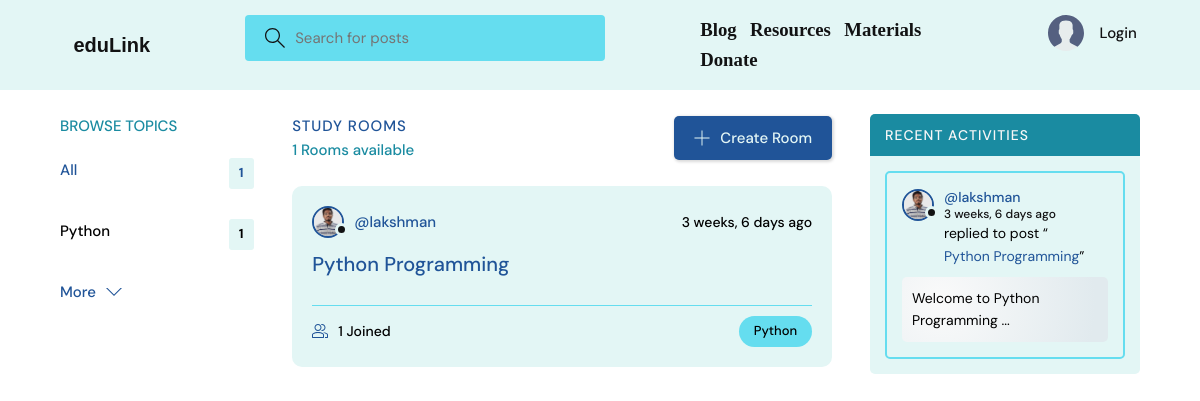
The page / on the database its author committed.
### base/models.py (models this page shows, shortened)
class Topic(models.Model):
    name = models.CharField(max_length=200)

class Room(models.Model):
    host = models.ForeignKey(User, on_delete=models.SET_NULL, null=True)
    topic = models.ForeignKey(Topic, on_delete=models.SET_NULL, null=True)
    name = models.CharField(max_length=200)
    description = models.TextField(null=True, blank=True)
    participants = models.ManyToManyField(
        User, related_name='participants', blank=True)
    updated = models.DateTimeField(auto_now=True)
    created = models.DateTimeField(auto_now_add=True)
    class Meta:
        ordering = ['-updated', '-created']
    def __str__(self):
        return self.name

class User(AbstractUser):
    name = models.CharField(max_length=200, null=True)
    email = models.EmailField(unique=True, null=True)
    bio = models.TextField(null=True)
    avatar = models.ImageField(null=True, default="avatar.svg")
    USERNAME_FIELD = 'email'
    REQUIRED_FIELDS = []

class Message(models.Model):
    user = models.ForeignKey(User, on_delete=models.CASCADE)
    room = models.ForeignKey(Room, on_delete=models.CASCADE)
    body = models.TextField()
    updated = models.DateTimeField(auto_now=True)
    created = models.DateTimeField(auto_now_add=True)
    class Meta:
        ordering = ['-updated', '-created']

### base/views.py (the view)
# urls.py: path('', views.home, name="home"),
def home(request):
    q = request.GET.get('q') if request.GET.get('q') != None else ''
    rooms = Room.objects.filter(
        Q(topic__name__icontains=q) |
        Q(name__icontains=q) |
        Q(description__icontains=q)
    )
    topics = Topic.objects.all()[0:5]
    room_count = rooms.count()
    room_messages = Message.objects.filter(
        Q(room__topic__name__icontains=q))[0:3]
    context = {'rooms': rooms, 'topics': topics,
               'room_count': room_count, 'room_messages': room_messages}
    return render(request, 'base/home.html', context)

### base/templates/base/home.html (shortened to what this page needs)
{% extends 'main.html' %}
{% block content %}
<main class="layout layout--3">
  <div class="container">
    {% include 'base/topics_component.html' %}
    <div class="roomList">
      <div class="roomList__header">
        <div>
          <h2>Study Rooms</h2>
          <p>{{room_count}} Rooms available</p>
        </div>
        <a class="btn btn--main" href="{% url 'create-room' %}">
          <svg version="1.1" xmlns="http://www.w3.org/2000/svg" width="32" height="32" viewBox="0 0 32 32">
            <title>add</title>
            <path
              d="M16.943 0.943h-1.885v14.115h-14.115v1.885h14.115v14.115h1.885v-14.115h14.115v-1.885h-14.115v-14.115z">
            </path>
          </svg>
          Create Room
        </a>
      </div>
      {% include 'base/feed_component.html' %}
    </div>
    {% include 'base/activity_component.html' %}
  </div>
</main>
{% endblock %}

### base/templates/base/topics_component.html
<div class="topics">
    <div class="topics__header">
        <h2>Browse Topics</h2>
    </div>
    <ul class="topics__list">
        <li>
            <a href="{% url 'home' %}" class="active">All <span>{{topics.count}}</span></a>
        </li>
        {% for topic in topics %}
        <li>
            <a href="{% url 'home' %}?q={{topic.name}}">{{topic.name}}<span>{{topic.room_set.all.count}}</span></a>
        </li>
        {% endfor %}
    </ul>
    <a class="btn btn--link" href="{% url 'topics' %}">
        More
        <svg version="1.1" xmlns="http://www.w3.org/2000/svg" width="32" height="32" viewBox="0 0 32 32">
            <title>chevron-down</title>
            <path d="M16 21l-13-13h-3l16 16 16-16h-3l-13 13z"></path>
        </svg>
    </a>
</div>

### base/templates/base/feed_component.html (shortened to what this page needs)
{% for room in rooms %}
<div class="roomListRoom">
    <div class="roomListRoom__header">
        <a href="{% url 'user-profile' room.host.id %}" class="roomListRoom__author">
            <div class="avatar avatar--small">
                <img src="{{room.host.avatar.url}}" />
            </div>
            <span>@{{room.host.username}}</span>
        </a>
        <div class="roomListRoom__actions">
            <span>{{room.created|timesince}} ago</span>
        </div>
    </div>
    <div class="roomListRoom__content">
        <a href="{% url 'room' room.id %}">{{room.name}}</a>
    </div>
    <div class="roomListRoom__meta">
        <a href="{% url 'room' room.id %}" class="roomListRoom__joined">
            {{room.participants.all.count}} Joined
        </a>
        <p class="roomListRoom__topic">{{room.topic.name}}</p>
    </div>
</div>
{% endfor %}

### base/templates/base/activity_component.html (shortened to what this page needs)
<div class="activities">
    <div class="activities__header">
        <h2>Recent Activities</h2>
    </div>
    {% for message in room_messages %}
    <div class="activities__box">
        <div class="activities__boxHeader roomListRoom__header">
            <a href="{% url 'user-profile' message.user.id %}" class="roomListRoom__author">
                <div class="avatar avatar--small">
                    <img src="{{message.user.avatar.url}}" />
                </div>
                <p>
                    @{{message.user.username}}
                    <span>{{message.created|timesince}} ago</span>
                </p>
            </a>
        </div>
        <div class="activities__boxContent">
            <p>replied to post “<a href="{% url 'room' message.room.id %}">{{message.room}}</a>”</p>
            <div class="activities__boxRoomContent">{{message.body}}</div>
        </div>
    </div>
    {% endfor %}
</div>

### rows shown on the page
Topic: name "Python", room_set.all.count "1"
Room: host.avatar (picture), host.username "lakshman", created "3 weeks, 6 days", name "Python Programming", participants.all.count "1", topic.name "Python"
Message: user.avatar (picture), user.username "lakshman", created "3 weeks, 6 days", room "Python Programming", body "Welcome to Python Programming ..."

### other values the page prints
{{ topics.count }} "1"
{{ room_count }} "1"
